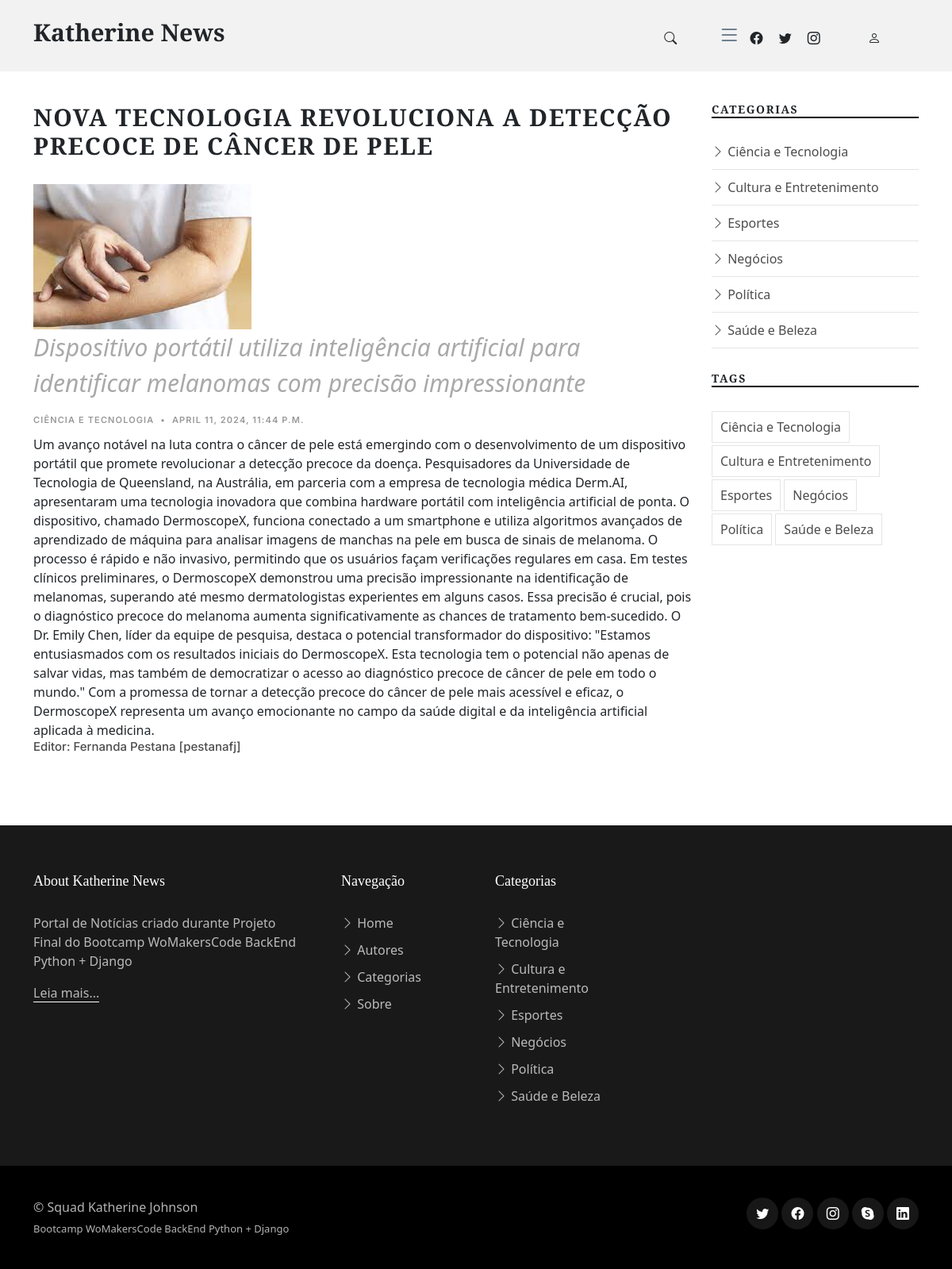
Screenshot of /news/1 with the database file from the repository.
### app_news/models.py (models this page shows)
class News(models.Model):
    title = models.CharField(max_length=100)
    subtitle = models.CharField(max_length=255, null=True, blank=True)
    content = models.TextField(max_length=5000)
    author = models.ForeignKey(Author, on_delete=models.CASCADE)
    editor = models.ForeignKey(Editor, on_delete=models.SET_NULL, null=True)
    category = models.ForeignKey(Category, on_delete=models.SET_DEFAULT, default=14)
    publish_date = models.DateTimeField(auto_now_add=True)
    modified_date = models.DateTimeField(auto_now=True)
    image = models.ImageField(upload_to="images/", null=True, blank=True)

### app_categories/models.py (models this page shows)
class Category(models.Model):
    name = models.CharField(max_length=25)
    image = models.ImageField(upload_to="images/", null=True, blank=True)
    def __str__(self) -> str:
        return f"{self.name}"

### app_users/models.py (models this page shows)
class Editor(models.Model):
    username = models.CharField(max_length=30, unique=True)
    email = models.EmailField(max_length=255, unique=True)
    password = models.CharField(max_length=100, verbose_name="Senha")
    name = models.CharField(max_length=255, null=True, blank=True, verbose_name="Nome")
    birth_date = models.DateTimeField(null=True, blank=True, verbose_name="Data de Nascimento")
    city = models.CharField(max_length=50, null=True, blank=True, verbose_name="Cidade")
    state = models.CharField(choices=STATE_CHOICES, max_length=2, null=True, blank=True, verbose_name="Estado")
    register_date = models.DateTimeField(auto_now_add=True, verbose_name="Data de Registro")
    image = models.ImageField(upload_to="images/", null=True, blank=True, verbose_name="Imagem de Perfil")
    def __str__(self) -> str:
        return f"{self.name} [{self.username}]"

### app_news/views.py (the view)
# urls.py: path("news/<news_id>", views.news, name='news'),
def news(request, news_id):
    sucess = False
    if News.objects.filter(id=news_id).exists():
        news = News.objects.get(id=news_id)
        sucess = True
    context = {'sucess': sucess, 'news': news}
    return render(request, "single-post.html", context=context)

### app_news/templates/single-post.html
{% extends "index.html" %}
{% load bootstrap5 %}
{% block main-content %}
<section>
    <div class="container">
        <div class="row">
            <div class="col-md-9" data-aos="fade-up">
                <h3 class="category-title" style="font-size: 30px;">{{news.title}}</h3>
                <a href="#" class="me-4 thumbnail">
                    <img src="/media/{{news.image}}" alt="" class="img-fluid">
                </a>
                <p style="font-size: 30px; color: darkgrey; font-style: italic;">{{news.subtitle}}</p>
                <div class="d-md-flex post-entry-2 half">
                    <div>
                        <div class="post-meta">
                        <span class="date">{{news.category}}</span> <span class="mx-1">&bullet;</span> <span>{{news.publish_date}}</span></div>
                        <div>
                            {{news.content}}
                        </div>
                        <div class="d-flex align-items-center author">
                            <div class="name">
                                <h3 class="m-0 p-0">Editor: {{news.editor}}</h3>
                            </div>
                        </div>
                    </div>
                </div>
            </div>
            {% include "side-menu.html" %}
        </div>
    </div>
</section>
{% endblock %}

### templates/static/css/variables.css (style rules this page uses)
:root { --font-default: 'EB Garamond', system-ui, -apple-system, "Segoe UI", Roboto, "Helvetica Neue", Arial, "Noto Sans", "Liberation Sans", sans-serif, "Apple Color Emoji", "Segoe UI Emoji", "Segoe UI Symbol", "Noto Color Emoji"; --font-primary: 'EB Garamond', serif; --font-secondary: 'Inter', sans-serif; --color-default: #212529; --color-default-rgb: 33, 37, 41; --color-links: #212529; --color-links-hover: #15171a; --color-primary: #212529; --color-primary-light: #26282c; --color-primary-dark: #0b0c0e; --color-primary-rgb: 33, 37, 41; --color-primary-light-rgb: 38, 40, 44; --color-primary-dark-rgb: 11, 12, 14; --color-secondary: #596d80; --color-secondary-light: #8498aa; --color-secondary-dark: #404f5c; --color-secondary-rgb: 89, 109, 128; --color-secondary-light-rgb: 132, 152, 170; --color-secondary-dark-rgb: 64, 79, 92; --color-blue: #0d6efd; --color-blue-rgb: 13, 110, 253; --color-indigo: #6610f2; --color-indigo-rgb: 102, 16, 242; --color-purple: #6f42c1; --color-purple-rgb: 111, 66, 193; --color-pink: #f3268c; --color-pink-rgb: 243, 38, 140; --color-red: #df1529; --color-red-rgb: 223, 21, 4; --color-orange: #fd7e14; --color-orange-rgb: 253, 126, 20; --color-yellow: #ffc107; --color-yellow-rgb: 255, 193, 7; --color-green: #059652; --color-green-rgb: 5, 150, 82; --color-teal: #20c997; --color-teal-rgb: 32, 201, 151; --color-cyan: #0dcaf0; --color-cyan-rgb: 13, 202, 240; --color-white: #ffffff; --color-white-rgb: 255, 255, 255; --color-gray: #6c757d; --color-gray-rgb: 108, 117, 125; --color-black: #000000; --color-black-rgb: 0, 0, 0; }
:root { --bs-blue: var(--color-blue); --bs-indigo: var(--color-indigo); --bs-purple: var(--color-purple); --bs-pink: var(--color-pink); --bs-red: var(--color-red); --bs-orange: var(--color-orange); --bs-yellow: var(--color-yellow); --bs-green: var(--color-green); --bs-teal: var(--color-teal); --bs-cyan: var(--color-cyan); --bs-white: var(--color-white); --bs-gray: var(--color-gray); --bs-gray-dark: #343a40; --bs-gray-100: #f8f9fa; --bs-gray-200: #e9ecef; --bs-gray-300: #dee2e6; --bs-gray-400: #ced4da; --bs-gray-500: #adb5bd; --bs-gray-600: #6c757d; --bs-gray-700: #495057; --bs-gray-800: #343a40; --bs-gray-900: #212529; --bs-primary: var(--color-blue); --bs-secondary: var(--color-blue); --bs-success: #198754; --bs-info: #0dcaf0; --bs-warning: #ffc107; --bs-danger: #dc3545; --bs-light: #f8f9fa; --bs-dark: #212529; --bs-primary-rgb: var(--color-primary-rgb); --bs-secondary-rgb: var(--color-secondary-rgb); --bs-success-rgb: 25, 135, 84; --bs-info-rgb: 13, 202, 240; --bs-warning-rgb: 255, 193, 7; --bs-danger-rgb: 220, 53, 69; --bs-light-rgb: 248, 249, 250; --bs-dark-rgb: 33, 37, 41; --bs-white-rgb: var(--color-white-rgb); --bs-black-rgb: var(--color-black-rgb); --bs-body-color-rgb: var(--color-default-rgb); --bs-body-bg-rgb: 255, 255, 255; --bs-font-sans-serif: var(--font-default); --bs-font-monospace: SFMono-Regular, Menlo, Monaco, Consolas, "Liberation Mono", "Courier New", monospace; --bs-gradient: linear-gradient(180deg, rgba(255, 255, 255, 0.15), rgba(255, 255, 255, 0)); --bs-body-font-family: var(--font-default); --bs-body-font-size: 1rem; --bs-body-font-weight: 400; --bs-body-line-height: 1.5; --bs-body-color: var(--color-default); --bs-body-bg: #fff; }

### templates/static/css/main.css (style rules this page uses)
:root { scroll-behavior: smooth; }
body { color: rgba(var(--color-primary-rgb), 1); }
a { color: var(--color-links); text-decoration: none; }
h1, h2, h3, h4, h5, h6 { font-family: var(--font-primary); }
section { padding: 40px 0; overflow: hidden; }
section { scroll-margin-top: 70px; }
.post-meta { font-size: 11px; letter-spacing: 0.07rem; text-transform: uppercase; font-weight: 600; font-family: var(--font-secondary); color: rgba(var(--color-black-rgb), 0.4); margin-bottom: 10px; }
.author .name h3 { margin: 0; padding: 0; font-size: 15px; font-family: var(--font-secondary); }
.post-entry-2 { margin-bottom: 30px; }
.post-entry-2 .post-meta { font-size: 11px; letter-spacing: 0.07rem; text-transform: uppercase; font-weight: 600; font-family: var(--font-secondary); color: rgba(var(--color-black-rgb), 0.4); margin-bottom: 10px; }
.post-entry-2 .author { color: rgba(var(--color-black-rgb), 0.7); font-weight: 500; margin-bottom: 20px; display: block; }
.aside-title, .category-title { text-transform: uppercase; letter-spacing: 0.1rem; font-size: 14px; font-weight: 700; margin-bottom: 30px; border-bottom: 2px solid var(--color-black); }
.category-title { border-bottom: none; }

### rows the page displays
News: title "NOVA TECNOLOGIA REVOLUCIONA A DETECÇÃO PRECOCE DE CÂNCER DE PELE", image (picture), subtitle "Dispositivo portátil utiliza inteligência artificial para identificar melanomas com precisão impressionante", category "CIÊNCIA E TECNOLOGIA", publish_date "APRIL 11, 2024, 11:44 P.M.", content "Um avanço notável na luta contra o câncer de pele está emergindo com o desenvolvimento de um dispositivo portátil que promete revolucionar a detecção precoce da doença. Pesquisadores da Universidade de Tecnologia de Queensland, na Austrália, em parceria com a empresa de tecnologia médica Derm.AI, apresentaram uma tecnologia inovadora que combina hardware portátil com inteligência artificial de ponta. O dispositivo, chamado DermoscopeX, funciona conectado a um smartphone e utiliza algoritmos avançados de aprendizado de máquina para analisar imagens de manchas na pele em busca de sinais de melanoma. O processo é rápido e não invasivo, permitindo que os usuários façam verificações regulares em…", editor "Fernanda Pestana [pestanafj]"
